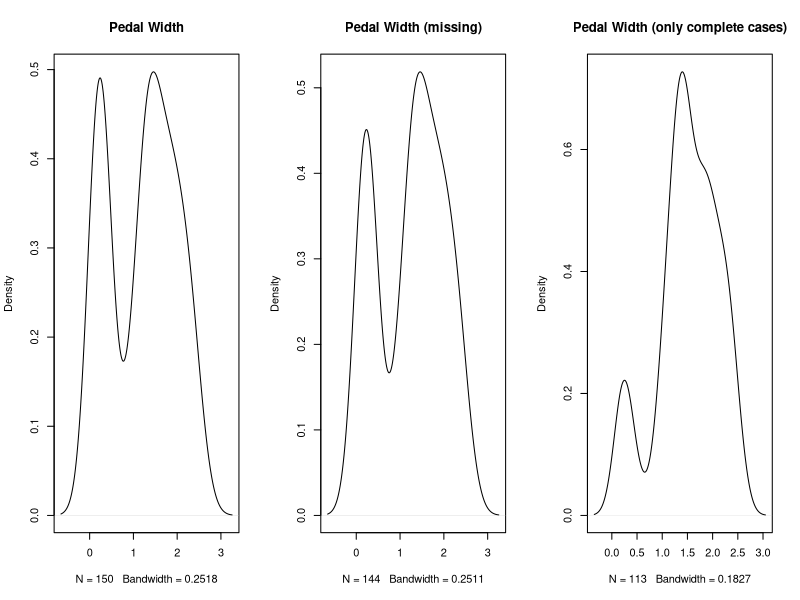

Source code (R):
## ---- chunk 1
rm(list=ls())                        # clear the workspace
require(dplyr, quietly = TRUE)
## ---- chunk 2
data(iris)
head(iris)
miris <- as.data.frame(lapply(filter(iris, Petal.Width <= .5 ), 
          function(cc) cc[ sample(c(TRUE, NA), 
          prob = c(0.80, 0.20), size = length(cc), replace = TRUE) ]))
miris <- merge(miris, filter(iris, Petal.Width > .5), all = TRUE)
head(miris)
## ---- chunk 3
par(mfrow = c(1,3))
plot(density(iris$Petal.Width), main = "Pedal Width")
plot(density(miris$Petal.Width, na.rm = TRUE), main = "Pedal Width (missing)")
plot(density(miris$Petal.Width[complete.cases(miris)]), main = "Pedal Width (only complete cases)")
